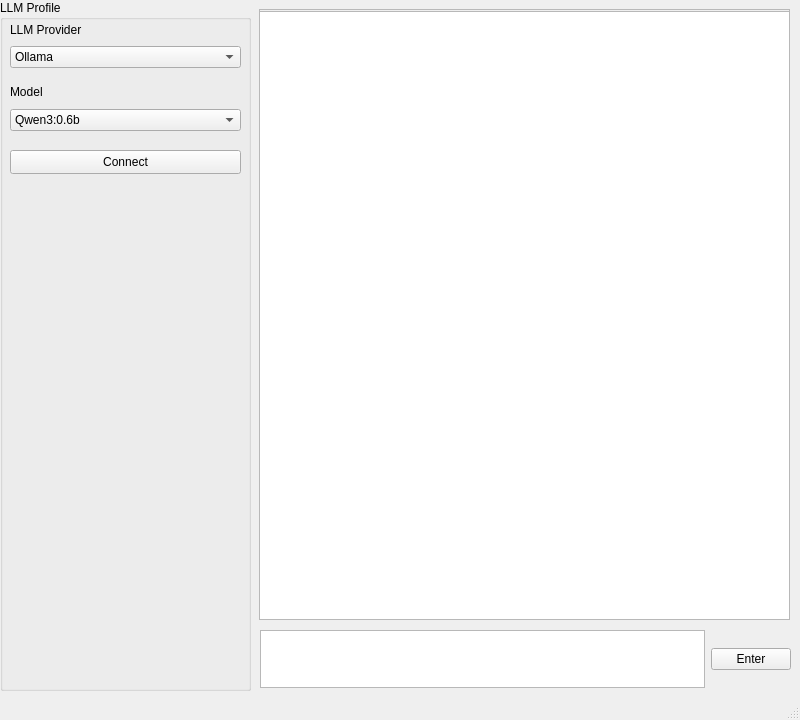
<?xml version="1.0" encoding="UTF-8"?>
<ui version="4.0">
 <class>MainWindow</class>
 <widget class="QMainWindow" name="MainWindow">
  <property name="geometry">
   <rect>
    <x>0</x>
    <y>0</y>
    <width>800</width>
    <height>720</height>
   </rect>
  </property>
  <property name="windowTitle">
   <string>MainWindow</string>
  </property>
  <widget class="QWidget" name="centralwidget">
   <widget class="QGroupBox" name="groupBox">
    <property name="geometry">
     <rect>
      <x>0</x>
      <y>0</y>
      <width>251</width>
      <height>691</height>
     </rect>
    </property>
    <property name="title">
     <string>LLM Profile</string>
    </property>
    <widget class="QWidget" name="verticalLayoutWidget_2">
     <property name="geometry">
      <rect>
       <x>10</x>
       <y>20</y>
       <width>231</width>
       <height>48</height>
      </rect>
     </property>
     <layout class="QVBoxLayout" name="verticalLayout_2">
      <item>
       <widget class="QLabel" name="label">
        <property name="text">
         <string>LLM Provider</string>
        </property>
       </widget>
      </item>
      <item>
       <widget class="QComboBox" name="providerComboBox">
        <item>
         <property name="text">
          <string>Ollama</string>
         </property>
        </item>
       </widget>
      </item>
     </layout>
    </widget>
    <widget class="QWidget" name="layoutWidget">
     <property name="geometry">
      <rect>
       <x>10</x>
       <y>80</y>
       <width>231</width>
       <height>51</height>
      </rect>
     </property>
     <layout class="QVBoxLayout" name="verticalLayout_3">
      <item>
       <widget class="QLabel" name="label_2">
        <property name="text">
         <string>Model</string>
        </property>
       </widget>
      </item>
      <item>
       <widget class="QComboBox" name="modelComboBox">
        <item>
         <property name="text">
          <string>Qwen3:0.6b</string>
         </property>
        </item>
        <item>
         <property name="text">
          <string>Qwen3:1.7b</string>
         </property>
        </item>
       </widget>
      </item>
     </layout>
    </widget>
    <widget class="QPushButton" name="connectBtn">
     <property name="geometry">
      <rect>
       <x>10</x>
       <y>150</y>
       <width>231</width>
       <height>24</height>
      </rect>
     </property>
     <property name="text">
      <string>Connect</string>
     </property>
    </widget>
   </widget>
   <widget class="QScrollArea" name="scrollArea">
    <property name="geometry">
     <rect>
      <x>259</x>
      <y>9</y>
      <width>531</width>
      <height>611</height>
     </rect>
    </property>
    <property name="widgetResizable">
     <bool>true</bool>
    </property>
    <widget class="QWidget" name="scrollAreaWidgetContents">
     <property name="geometry">
      <rect>
       <x>0</x>
       <y>0</y>
       <width>529</width>
       <height>609</height>
      </rect>
     </property>
     <widget class="QListWidget" name="messageList">
      <property name="geometry">
       <rect>
        <x>-5</x>
        <y>1</y>
        <width>541</width>
        <height>611</height>
       </rect>
      </property>
     </widget>
    </widget>
   </widget>
   <widget class="QWidget" name="horizontalLayoutWidget">
    <property name="geometry">
     <rect>
      <x>260</x>
      <y>630</y>
      <width>531</width>
      <height>58</height>
     </rect>
    </property>
    <layout class="QHBoxLayout" name="horizontalLayout">
     <item>
      <widget class="QTextEdit" name="messageInput"/>
     </item>
     <item>
      <widget class="QPushButton" name="queryBtn">
       <property name="text">
        <string>Enter</string>
       </property>
      </widget>
     </item>
    </layout>
   </widget>
  </widget>
  <widget class="QStatusBar" name="statusbar"/>
 </widget>
 <resources/>
 <connections/>
</ui>
